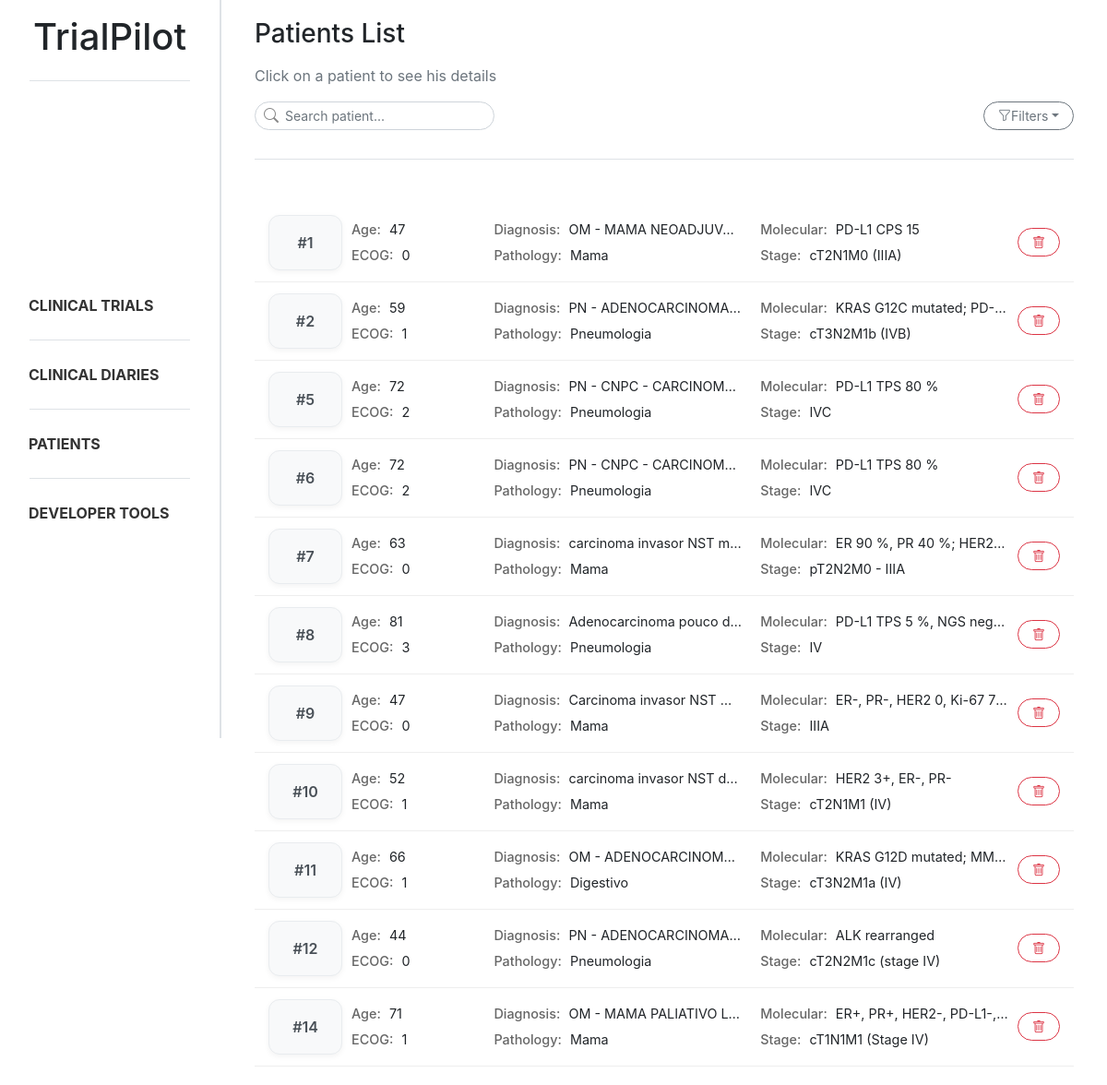
The app's page /patients/, older data.
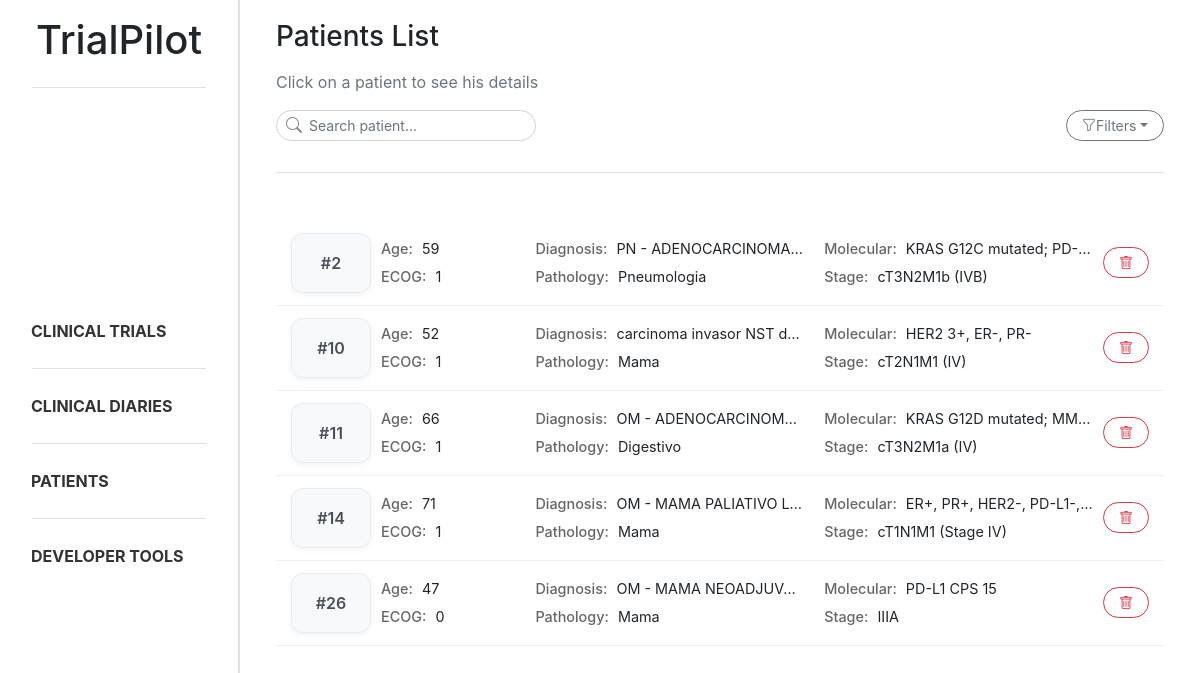
The same page, newer data.
### trialpilot/models.py (models this page shows, shortened)
class Patient_profile(models.Model):
    class GenderType(models.TextChoices):
        MALE = "male", "Male"
        FEMALE = "female", "Female"
    class pathologyGroupType(models.TextChoices):
        CABECAPESCOCO = "cabeca_pescoco", "Cabeça e Pescoço"
        DERMATOLOGIA = "dermatologia", "Dermatologia"
        DIGESTIVO = "digestivo", "Digestivo"
        GINECOLOGIA = "ginecologia", "Ginecologia"
        MAMA = "mama", "Mama"
        ONCOLOGIA_PEDIATRICA = "oncologia_pediatrica", "Oncologia Pediátrica"
        PELE = "pele", "Pele"
        PNEUMOLOGIA = "pneumologia", "Pneumologia"
        SNC = "snc", "Tumores do Sistema Nervoso Central"
        TNE = "tne", "Tumores Neuroendócrinos"
    document = models.ForeignKey(Document, on_delete=models.CASCADE, related_name="patient_profiles")
    age = models.IntegerField(null=True, blank=True)
    gender = models.CharField(max_length=10, choices=GenderType.choices, null=True, blank=True)
    ecog_ps = models.IntegerField(null=True, blank=True)
    diagnosis = models.CharField(max_length=255, null=True, blank=True)
    diagnosis_date = models.DateField(null=True, blank=True)
    molecular_status = models.CharField(max_length=255, null=True, blank=True)
    stage = models.CharField(max_length=50, null=True, blank=True)
    control = models.CharField(max_length=255, null=True, blank=True)
    created_at = models.DateTimeField(auto_now_add=True)
    pathology_group = models.CharField(max_length=255, null=True, blank=True, choices=pathologyGroupType.choices)

### trialpilot/views.py (the view, shortened to what this page needs)
# urls.py: path('patients/', patient_list, name='patient_list'),
def patient_list(request):
    search = request.GET.get("search", "").strip()
    stage = request.GET.get("stage", "").strip()
    molecular_status = request.GET.get("molecular_status", "").strip()
    pathology_group = request.GET.get("pathology_group", "")
    diagnosis = request.GET.get("diagnosis", "")
    patients = Patient_profile.objects.all()
    if stage:
        patients = patients.filter(stage__icontains=stage)
    if molecular_status:
        patients = patients.filter(molecular_status__icontains=molecular_status)
    if pathology_group:
        patients = patients.filter(
            pathology_group=pathology_group
        )
    if diagnosis:
        patients = patients.filter(
            diagnosis__icontains=diagnosis
        )
    patient_data = []
    for patient in patients:
        treatments = Treatment.objects.filter(patient=patient)
        analysis_qs = Analysis.objects.filter(patient=patient)
        patient.json_analysis = json.dumps(serialize_analysis(analysis_qs))
        patient_data.append((patient, treatments))
    for patient in patients:
        print("[PATIENT ANALYSIS]", patient.json_analysis)
    return render(request, 'trialpilot/patient_list.html', {
        'patient_data': patient_data,
        'search': search,
        'stage': stage,
        'molecular_status': molecular_status,
        'diagnosis_options': DIAGNOSIS_OPTIONS
    })

### trialpilot/views.py (called while the page is built)
def serialize_analysis(analysis_qs):
    if not analysis_qs:
        return {}
    result = {}
    for a in analysis_qs:
        result[a.name] = {
            "value": a.value,
            "unit": a.unit
        }
    return result

### trialpilot/templates/trialpilot/patient_list.html (shortened to what this page needs)
{% extends "trialpilot/base.html" %}
{% block content %}
<div class="d-flex flex-column mb-4 ml-3 mr-3">
    <h3 class="mb-3">Patients List</h3>
    <p class="text-muted">Click on a patient to see his details</p>
    <div class="d-flex justify-content-between align-items-center mb-3">
        <form method="GET">
            <div class="position-relative" style="width:260px">
                <i class="bi bi-search position-absolute"
                    style="left:10px; top:50%; transform:translateY(-50%); color:#888;"></i>
                <input type="text" name="search" class="form-control form-control-sm rounded-ui"
                    style="padding-left: 32px;" placeholder="Search patient...">
            </div>
        </form>
        <div class="dropdown me-2">
            <button class="btn btn-outline-secondary btn-sm rounded-ui dropdown-toggle d-flex align-items-center gap-2"
                type="button" data-bs-toggle="dropdown" aria-expanded="false">
                <i class="bi bi-funnel"></i>
                Filters
            </button>
        </div>
    </div>
    <div class="sidebar-divider mb-4"></div>
</div>
<div class="patient-list ml-3 mr-3">
    {% for patient, treatments in patient_data %}
    <div class="patient-card patient-card-trigger" data-id="{{ patient.id }}" data-age="{{ patient.age }}"
        data-gender="{{ patient.get_gender_display }}" data-ecog="{{ patient.ecog_ps }}" data-diagnosis="{{ patient.diagnosis }}"
        data-date="{{ patient.diagnosis_date }}" data-molecular="{{ patient.molecular_status }}"
        data-stage="{{ patient.stage }}" data-pathology_group="{{ patient.get_pathology_group_display }}" data-control="{{ patient.control }}" data-treatments='[
        {% for t in treatments %}
            {
                "name": "{{ t.treatment_name|escapejs }}",
                "start": "{{ t.start_date }}",
                "end": "{{ t.end_date|default:"Ongoing" }}"
            }{% if not forloop.last %},{% endif %}
        {% endfor %}
     ]' data-analysis='{{ patient.json_analysis|safe }}'>
        <div class="patient-layout">
            <div class="patient-id">
                #{{ patient.id }}
            </div>
            <div class="patient-grid">
                <div><strong>Age:</strong> {{ patient.age }}</div>
                <div><strong>Diagnosis:</strong> {{ patient.diagnosis }}</div>
                <div><strong>Molecular:</strong> {{ patient.molecular_status }}</div>
                <div><strong>ECOG:</strong> {{ patient.ecog_ps }}</div>
                <div><strong>Pathology:</strong> {{ patient.get_pathology_group_display }}</div>
                <div><strong>Stage:</strong> {{ patient.stage }}</div>
            </div>
            <div class="patient-actions">
                <button class="btn btn-outline-danger btn-sm reset-btn rounded-ui"
                    data-document-id="{{ patient.document.id }}" data-patient-id="{{ patient.id }}">
                    <i class="bi bi-trash"></i>
                </button>
            </div>
        </div>
    </div>
    {% endfor %}
</div>
{% endblock %}

### trialpilot/templates/trialpilot/base.html (shortened to what this page needs)
{% load static %}
<!DOCTYPE html>
<html lang="en">
<head>
    <link href="{% static 'css/bootstrap.css' %}" rel="stylesheet">
    <link href="{% static 'css/style.css' %}" rel="stylesheet">
    <link rel="stylesheet" href="https://cdn.jsdelivr.net/npm/bootstrap-icons@1.11.1/font/bootstrap-icons.css">
</head>
<body>
    <div class="sidebar p-3 sidebar-border d-flex flex-column">
        <header>
            <a href="{% url 'index' %}" style="text-decoration: none; color: inherit;">
                <h1 style="text-align: center;">TrialPilot</h1>
            </a>
        </header>
        <div class="sidebar-divider ml-3 mr-3"></div>
        <ul class="nav flex-column my-auto">
            <li class="nav-item"><a class="nav-link" href="{% url 'trial_list' %}"><b>CLINICAL TRIALS</b></a></li>
            <div class="sidebar-divider ml-3 mr-3"></div>
            <li class="nav-item"><a class="nav-link" href="{% url 'diary_list' %}"><b>CLINICAL DIARIES</b></a></li>
            <div class="sidebar-divider ml-3 mr-3"></div>
            <li class="nav-item"><a class="nav-link" href="{% url 'patient_list' %}"><b>PATIENTS</b></a></li>
            <div class="sidebar-divider ml-3 mr-3"></div>
            <li class="nav-item"><a class="nav-link" href="{% url 'dev_tools' %}"><b>DEVELOPER TOOLS</b></a></li>
        </ul>
    </div>
    <main class="main-content">
        {% block content %}{% endblock %}
    </main>
</body>
</html>

### static/css/style.css (style rules this page uses)
body { overflow-x: hidden; }
html, body { height: 100%; }
.nav-link { display: block; padding: 10px 15px; border-radius: 10px; color: #333; transition: all 0.2s ease; }
.sidebar { position: fixed; top: 0; left: 0; width: 240px; height: 100vh; overflow-y: auto; background: white; z-index: 1000; }
.main-content { margin-left: 240px; padding: 20px; }
.sidebar-border { border-right: 2px solid #dee2e6; }
.sidebar-divider { height: 1px; background-color: #dee2e6; margin-bottom: 15px; margin-top: 15px; }
.rounded-ui { border-radius: 1rem !important; padding-left: 15px; padding-right: 15px; }
.patient-card { padding: 12px 15px; border-bottom: 1px solid #eee; transition: all 0.15s ease; cursor: pointer; }
.patient-actions { display: flex; align-items: center; justify-content: center; }
.patient-grid { display: grid; grid-template-columns: 1fr 2fr 2fr; grid-template-rows: auto auto; gap: 6px 20px; font-size: 0.9rem; }
.patient-grid div { overflow: hidden; white-space: nowrap; text-overflow: ellipsis; }
.patient-grid strong { color: #666; font-weight: 500; margin-right: 5px; }
.patient-layout { display: grid; grid-template-columns: 80px 1fr auto; align-items: center; gap: 10px; }
.patient-id { display: flex; align-items: center; justify-content: center; font-weight: 600; color: #495057; background: #f8f9fa; border: 1px solid #e9ecef; border-radius: 12px; height: 100%; min-height: 60px; box-shadow: 0 2px 6px rgba(0, 0, 0, 0.05); }

Row changes from the older to the newer data that the page shows:
removed Patient_profile: id "1", age "47", diagnosis "OM - MAMA NEOADJUV…", molecular_status "PD-L1 CPS 15", ecog_ps "0", pathology_group "Mama", stage "cT2N1M0 (IIIA)"
removed Patient_profile: id "5", age "72", diagnosis "PN - CNPC - CARCINOM…", molecular_status "PD-L1 TPS 80 %", ecog_ps "2", pathology_group "Pneumologia", stage "IVC"
removed Patient_profile: id "6", age "72", diagnosis "PN - CNPC - CARCINOM…", molecular_status "PD-L1 TPS 80 %", ecog_ps "2", pathology_group "Pneumologia", stage "IVC"
removed Patient_profile: id "7", age "63", diagnosis "carcinoma invasor NST m…", molecular_status "ER 90 %, PR 40 %; HER2…", ecog_ps "0", pathology_group "Mama", stage "pT2N2M0 - IIIA"
removed Patient_profile: id "8", age "81", diagnosis "Adenocarcinoma pouco d…", molecular_status "PD-L1 TPS 5 %, NGS neg…", ecog_ps "3", pathology_group "Pneumologia", stage "IV"
removed Patient_profile: id "9", age "47", diagnosis "Carcinoma invasor NST…", molecular_status "ER-, PR-, HER2 0, Ki-67 7…", ecog_ps "0", pathology_group "Mama", stage "IIIA"
removed Patient_profile: id "12", age "44", diagnosis "PN - ADENOCARCINOMA…", molecular_status "ALK rearranged", ecog_ps "0", pathology_group "Pneumologia", stage "cT2N2M1c (stage IV)"
added Patient_profile: id "26", age "47", diagnosis "OM - MAMA NEOADJUV…", molecular_status "PD-L1 CPS 15", ecog_ps "0", pathology_group "Mama", stage "IIIA"
